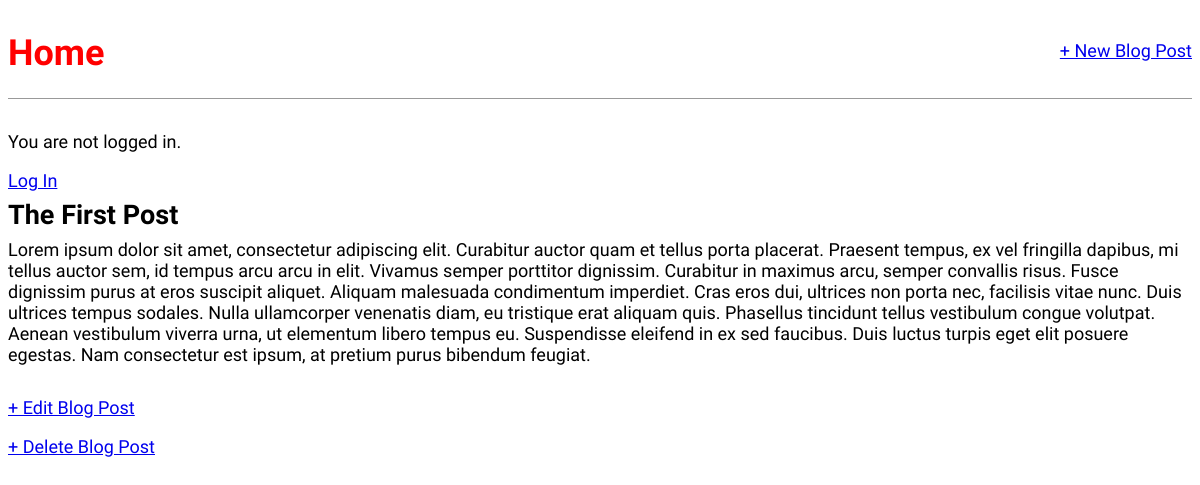
The app's page /post/1/ with its own data.
### blog/models.py (models this page shows, shortened)
class Post(models.Model):
    title = models.TextField(max_length=200)
    author = models.ForeignKey('auth.User', on_delete=models.CASCADE)
    body = models.TextField()

### blog/views.py (the view)
# urls.py: path('post/<int:pk>/', BlogDetailView.as_view(), name='post_detail'),
class BlogDetailView(DetailView):
    model = Post
    template_name = 'post_detail.html'

### templates/post_detail.html
{% extends 'base.html' %}
{% block content %}
<div class="post-entry">
  <h2>{{ post.title }}</h2>
  <p>{{ post.body}}</p>
</div>
<p><a href="{% url 'post_edit' post.pk %}">+ Edit Blog Post</a></p>
<p><a href="{% url 'post_delete' post.pk %}">+ Delete Blog Post</a></p>
{% endblock content%}

### static/css/base.css (style rules this page uses)
body { font-family: 'Source Sans Pro', sans-serif; font-size: 18px; }
.post-entry { margin-bottom: 2rem; }
.post-entry h2 { margin: 0.5rem 0; }
.post-entry p { margin: 0; font-weight: 400; }

### records on screen
Post: title "The First Post", body "Lorem ipsum dolor sit amet, consectetur adipiscing elit. Curabitur auctor quam et tellus porta placerat. Praesent tempus, ex vel fringilla dapibus, mi tellus auctor sem, id tempus arcu arcu in elit. Vivamus semper porttitor dignissim. Curabitur in maximus arcu, semper convallis risus. Fusce dignissim purus at eros suscipit aliquet. Aliquam malesuada condimentum imperdiet. Cras eros dui, ultrices non porta nec, facilisis vitae nunc. Duis ultrices tempus sodales. Nulla ullamcorper venenatis diam, eu tristique erat aliquam quis. Phasellus tincidunt tellus vestibulum congue volutpat. Aenean vestibulum viverra urna, ut elementum libero tempus eu. Suspendisse eleifend in ex sed faucibus. Duis…"
